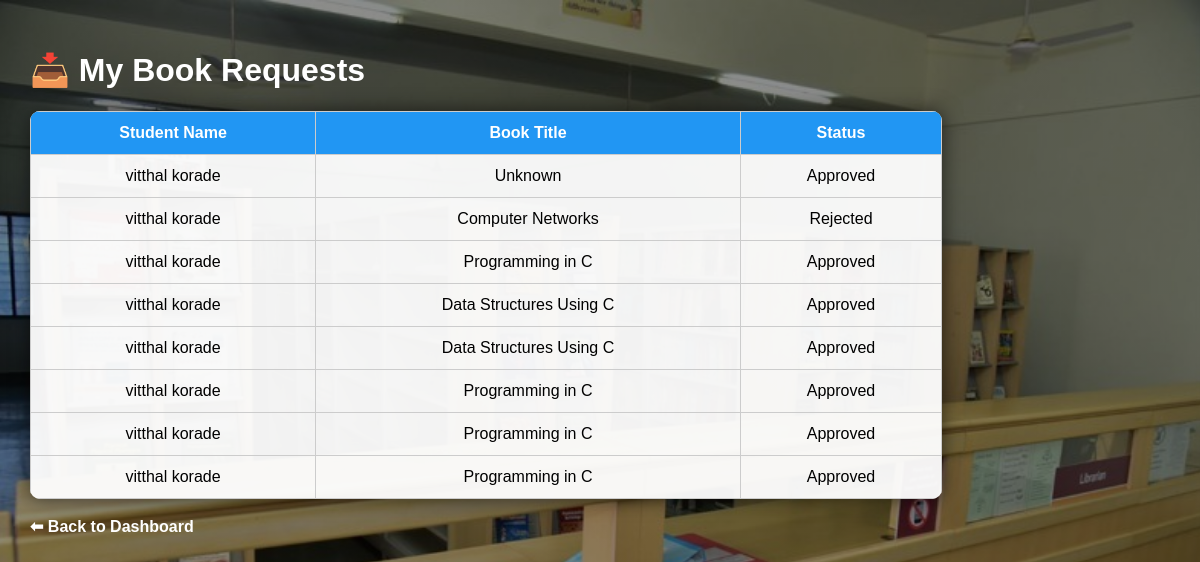
The app's page /my_requests.php (signed in) with its own data.
### tables this page shows
CREATE TABLE `book_requests` (
  `id` int(11) NOT NULL,
  `student_id` int(11) DEFAULT NULL,
  `book_id` int(11) DEFAULT NULL,
  `status` varchar(50) DEFAULT NULL
);

CREATE TABLE `students` (
  `student_id` int(11) NOT NULL,
  `student_name` varchar(100) NOT NULL,
  `email` varchar(100) NOT NULL,
  `password` varchar(100) NOT NULL,
  `course` varchar(100) NOT NULL,
  `mobile` varchar(15) NOT NULL
);

CREATE TABLE `books` (
  `book_id` int(11) NOT NULL,
  `book_name` varchar(150) NOT NULL,
  `author` varchar(100) NOT NULL,
  `quantity` int(11) NOT NULL
);

### my_requests.php (the view, shortened to what this page needs)
<?php
include '../db.php';
$id = $_SESSION['student_id'];
$sql = "
SELECT r.*,
       s.student_name,
       b.book_name
FROM book_requests r
LEFT JOIN students s
       ON r.student_id = s.student_id
LEFT JOIN books b
       ON r.book_id = b.book_id
WHERE r.student_id = '$id'
";
$q = mysqli_query($conn, $sql);
?>
<html>
<head>
</head>
<body>
<div class="container">
<h1>📥 My Book Requests</h1>
<table>
<tr>
<th>Student Name</th>
<th>Book Title</th>
<th>Status</th>
</tr>
<?php
if($q && mysqli_num_rows($q)>0){
 while($row = mysqli_fetch_assoc($q)){
  $name  = $row['student_name'] ?? 'Unknown';
  $book  = $row['book_name'] ?? 'Unknown';
  $status= $row['status'] ?? '-';
  echo "<tr>
  <td>$name</td>
  <td>$book</td>
  <td>$status</td>
  </tr>";
 }
}else{
 echo "<tr><td colspan='3'>No Requests Found ❌</td></tr>";
}
?>
</table>
<br>
<a href="dashboard.php" class="back">⬅ Back to Dashboard</a>
</div>
</body>
</html>

### my_requests.php (style rules this page uses)
body { margin:0; font-family:Arial; background: linear-gradient(rgba(0,0,0,0.45), rgba(0,0,0,0.45)), url('../images/Library%20collage.jpg'); background-size: cover; background-position: center; background-attachment: fixed; color:white; }
.container { padding:30px; }
table { width:80%; background:rgba(255,255,255,0.95); color:black; border-collapse:collapse; border-radius:10px; overflow:hidden; box-shadow:0 0 20px rgba(0,0,0,0.6); }
th { background:#2196F3; color:white; }
th,td { padding:12px; border:1px solid #ccc; text-align:center; }
.back { color:white; font-weight:bold; text-decoration:none; }

### records on screen
book_requests: student.student_name "vitthal korade", book "Unknown", status "Approved"
book_requests: student.student_name "vitthal korade", book.book_name "Computer Networks", status "Rejected"
book_requests: student.student_name "vitthal korade", book.book_name "Programming in C", status "Approved"
book_requests: student.student_name "vitthal korade", book.book_name "Data Structures Using C", status "Approved"
book_requests: student.student_name "vitthal korade", book.book_name "Data Structures Using C", status "Approved"
book_requests: student.student_name "vitthal korade", book.book_name "Programming in C", status "Approved"
book_requests: student.student_name "vitthal korade", book.book_name "Programming in C", status "Approved"
book_requests: student.student_name "vitthal korade", book.book_name "Programming in C", status "Approved"
